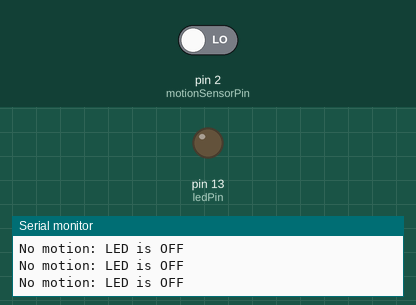
Recording of a sketch running on a simulated Arduino Uno, built with avr-gcc and run on an emulated ATmega328P. Parts: output pins drawn as LEDs (lit = HIGH), the last lines printed to the serial monitor. Inputs (shaded band) come from the test bench; at power-on: pin 2 (motionSensorPin) LOW.

Above: at 1.2 s.
1.3 s: pin 2 (motionSensorPin) driven HIGH
At 2.4 s:
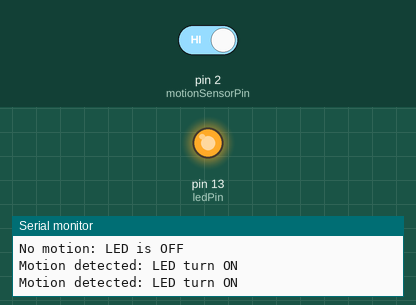
3.0 s: pin 2 (motionSensorPin) driven LOW
At 3.6 s:
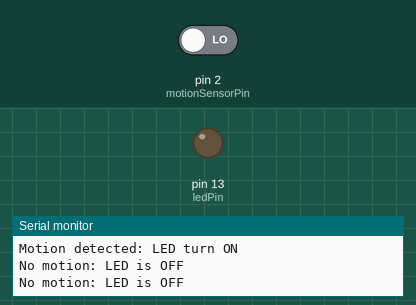
Timing chart, 0 to 6.0 s (numbered marks = the images above; inputs shaded):
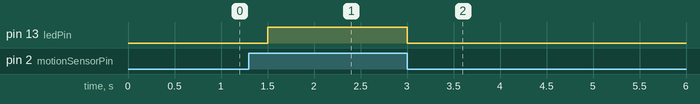

The sketch:

Task1.2p.ino
```cpp
//pin connected to the motion sensor's output
const int motionSensorPin = 2;
//pin connected to the built-in LED
const int ledPin = 13;

//create variable to track motion detection
volatile bool motionDetected = false;

void setup() {
  //initialize serial monitor at 9600 bits per second
  Serial.begin(9600);

  //make motion sensor pin as an input
  pinMode(motionSensorPin, INPUT);

  //make LED pin as an output
  pinMode(ledPin, OUTPUT);

  //attach interrupt to the motion sensor pin
  attachInterrupt(digitalPinToInterrupt(motionSensorPin), motionISR, CHANGE);

  //start with the LED turned off
  digitalWrite(ledPin, LOW);
}

//interrupt service routine(ISR) for motion detection
void motionISR() {
  //Read the motion sensor value
  //update the motionDetected variable
  motionDetected = digitalRead(motionSensorPin);
}


void loop() {
  //check if motion is detected
  if (motionDetected) {
    //if motion detected,turn on the LED
    digitalWrite(ledPin, HIGH);
    Serial.println("Motion detected: LED turn ON");
  }
  else {
    // if motion not detected, turn off the LED
    digitalWrite(ledPin, LOW);
    Serial.println("No motion: LED is OFF");
  }

  //add a small delay to avoid flooding the serial output
  delay(500);
}
```

Measured:
- after the input at 1.3 s, pin 13 (ledPin): LOW → HIGH after 0.20 s
- after the input at 3.0 s, pin 13 (ledPin): HIGH → LOW at once
